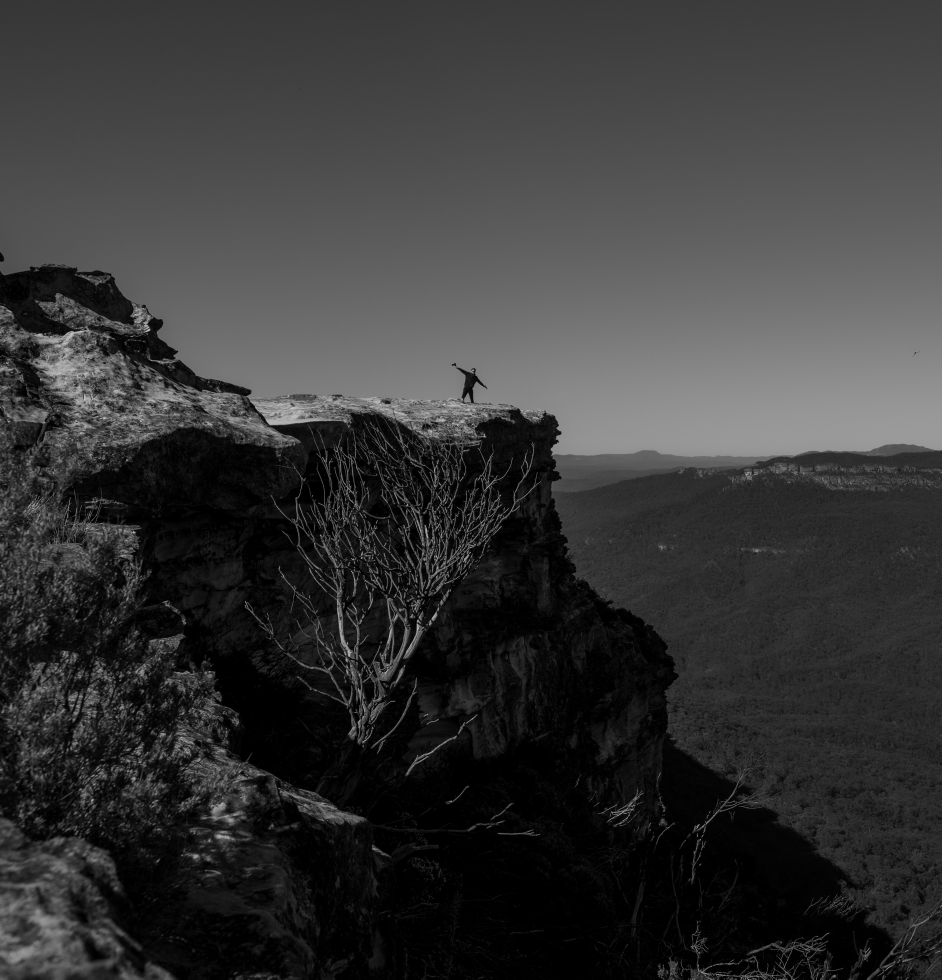
#> input picture Collage Maker/aus/top_right.jpg, 3767 x 3917 px (shown at 1/4 size)
$ jupyter execute collage_maker_opencv.ipynb
#> lines starting #> are read from the running program, lines starting #| are printed output that depends on the picture
[cell 1]
import matplotlib.pyplot as plt
import numpy as np
import cv2
import pandas as pd

[cell 2]
top_right = cv2.imread("aus/top_right.jpg")
#> top_right is the input picture: shape (3917, 3767, 3); min 0, max 255, mean 54.7
top_left = cv2.imread("aus/top_left.jpg")
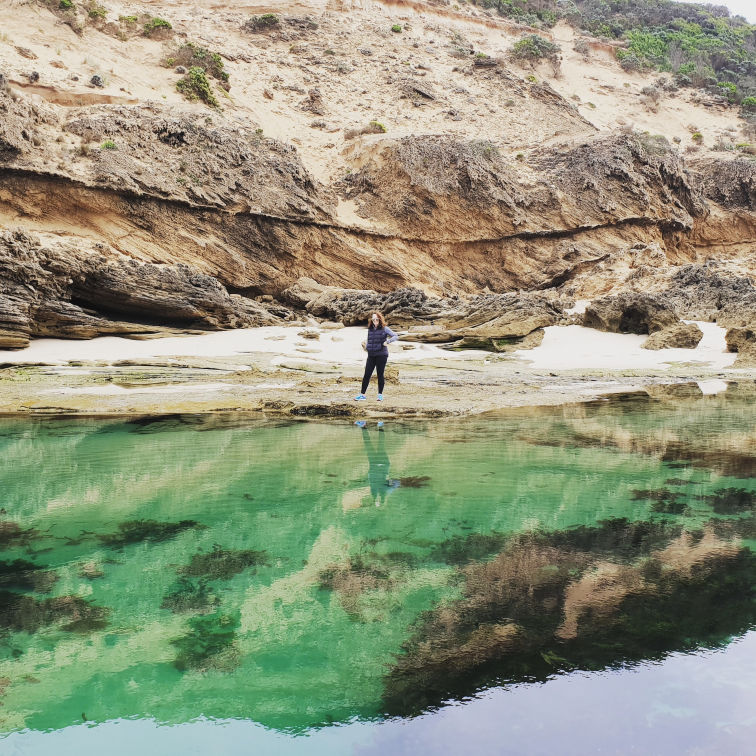
#> input picture Collage Maker/aus/top_left.jpg, 2268 x 2268 px (shown at 1/3 size)
#> top_left is the input picture: shape (2268, 2268, 3); mean B, G, R 125.2, 148.9, 145
bottom_right = cv2.imread("aus/bottom_right.jpg")
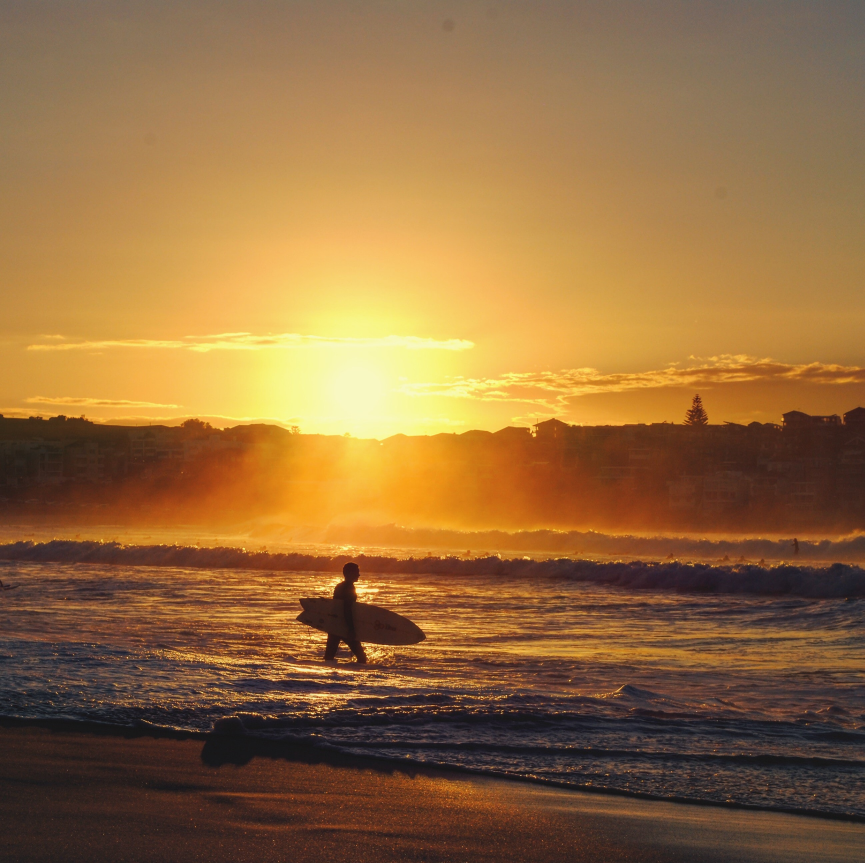
#> input picture Collage Maker/aus/bottom_right.jpg, 2594 x 2589 px (shown at 1/3 size)
#> bottom_right is the input picture: shape (2589, 2594, 3); mean B, G, R 63.6, 108.2, 147.4
bottom_left = cv2.imread("aus/bottom_left.jpg")
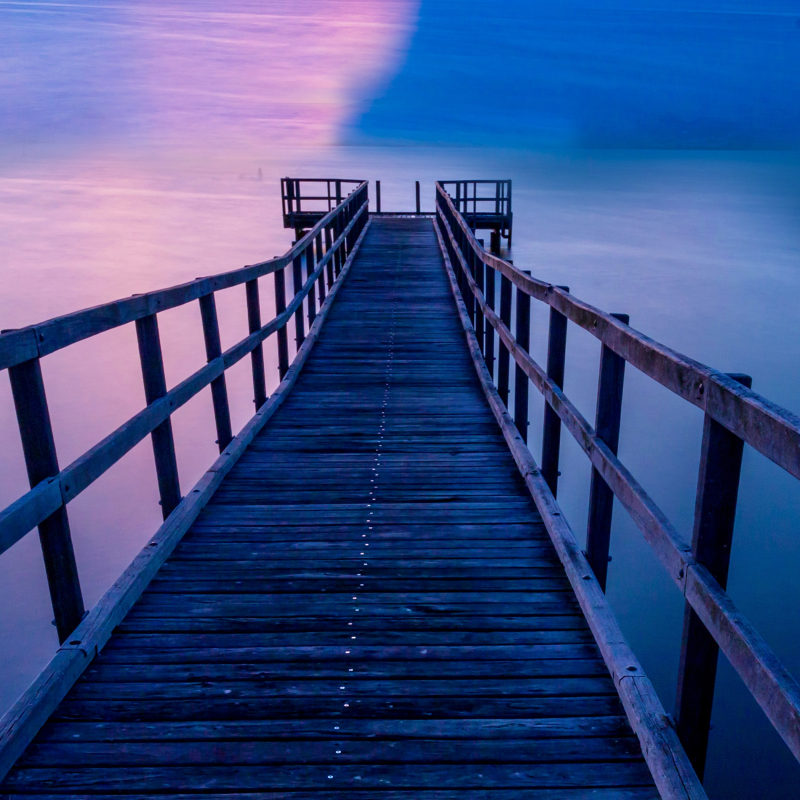
#> input picture Collage Maker/aus/bottom_left.jpg, 2400 x 2400 px (shown at 1/3 size)
#> bottom_left is the input picture: shape (2400, 2400, 3); mean B, G, R 134.1, 78.6, 60.1
center = cv2.imread("aus/center.jpg")
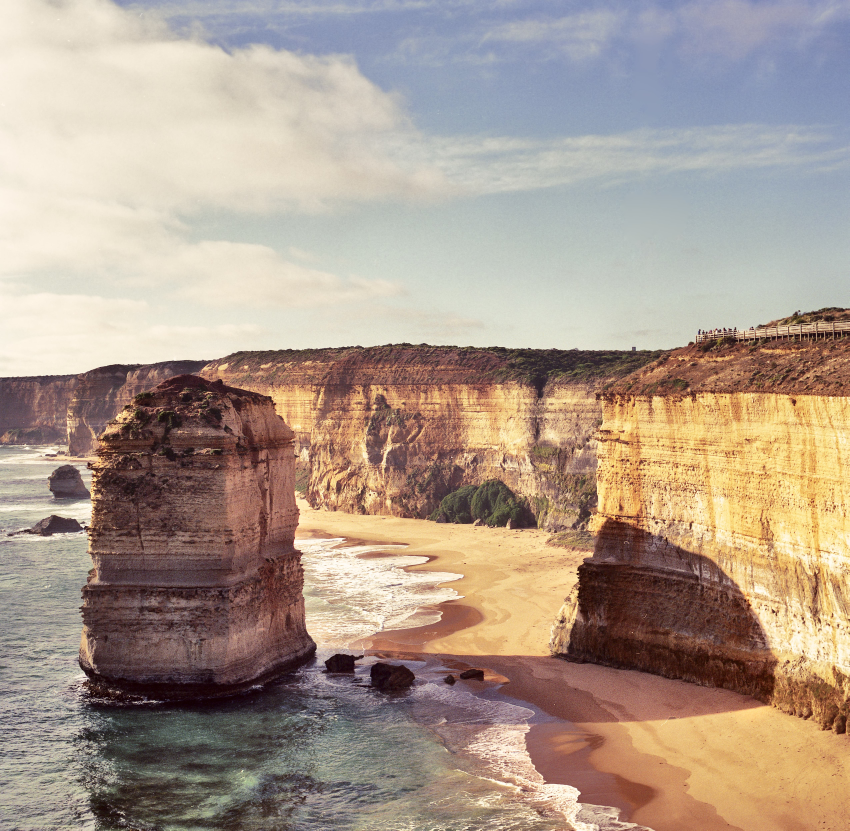
#> input picture Collage Maker/aus/center.jpg, 5095 x 4983 px (shown at 1/6 size)
#> center is the input picture: shape (4983, 5095, 3); mean B, G, R 140.4, 154.5, 172

[cell 3]
top_right = cv2.resize(top_right, (200,200))
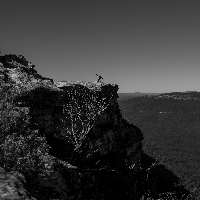
#> top_right: shape (200, 200, 3); min 0, max 191, mean 54.5
top_left = cv2.resize(top_left, (200,200))
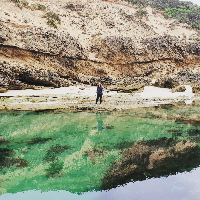
#> top_left: shape (200, 200, 3); mean B, G, R 125.2, 148.9, 145
bottom_right = cv2.resize(bottom_right, (200,200))
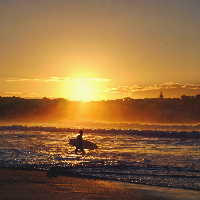
#> bottom_right: shape (200, 200, 3); mean B, G, R 63.5, 108.2, 147.4
bottom_left = cv2.resize(bottom_left, (200,200))
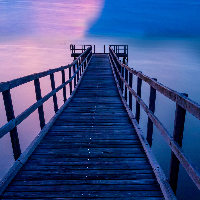
#> bottom_left: shape (200, 200, 3); mean B, G, R 134.3, 78.8, 60.2
center = cv2.resize(center, (100,100))
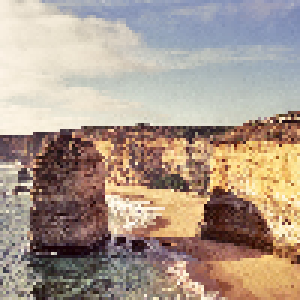
#> center: shape (100, 100, 3) (shown 3 times larger); mean B, G, R 140.2, 154.3, 171.7

[cell 4]
final = np.zeros((430, 430, 3), np.uint8)

[cell 5]
final[10:210,10:210] = top_left[:,:]
final[220:420,220:420] = bottom_right[:,:]
final[10:210,220:420] = top_right[:,:]
final[220:420,10:210] = bottom_left[:,:]
final[155:275,155:275] = 0
final[165:265,165:265] = center[:,:]
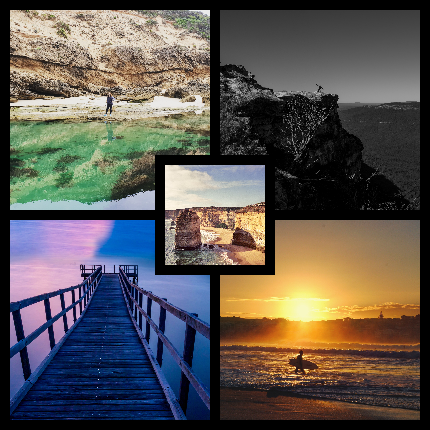
#> final: shape (430, 430, 3); mean B, G, R 82.2, 86.5, 91.8
final = final[:,:,::-1]
cv2.imwrite("Australia.jpg",final[:,:,::-1])
plt.imshow(final)

[cell 6]
final_csv = np.reshape(final,(430*430,3))

[cell 7]
df = pd.DataFrame(final_csv)
#> df = table of 184900 rows and 3 columns
